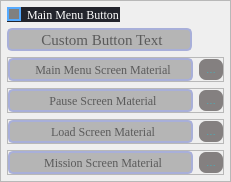
      <widget class="QFrame" name="frame_3">
       <property name="geometry">
        <rect>
         <x>10</x>
         <y>100</y>
         <width>231</width>
         <height>181</height>
        </rect>
       </property>
       <property name="sizePolicy">
        <sizepolicy hsizetype="Fixed" vsizetype="Fixed">
         <horstretch>0</horstretch>
         <verstretch>0</verstretch>
        </sizepolicy>
       </property>
       <property name="layoutDirection">
        <enum>Qt::LeftToRight</enum>
       </property>
       <property name="styleSheet">
        <string notr="true">#frame_3{
	border: 2px solid rgb(168, 175, 217);
	border-radius: 15px;
	color: #fff;
	background-color: rgb(34,36,44);
	font-family: Georgia;
}</string>
       </property>
       <property name="frameShape">
        <enum>QFrame::StyledPanel</enum>
       </property>
       <property name="frameShadow">
        <enum>QFrame::Raised</enum>
       </property>
       <layout class="QVBoxLayout" name="verticalLayout_3">
        <property name="leftMargin">
         <number>6</number>
        </property>
        <property name="topMargin">
         <number>6</number>
        </property>
        <property name="rightMargin">
         <number>6</number>
        </property>
        <property name="bottomMargin">
         <number>6</number>
        </property>
        <item alignment="Qt::AlignLeft">
         <widget class="QCheckBox" name="mainMenuBtnCheckBox">
          <property name="enabled">
           <bool>true</bool>
          </property>
          <property name="sizePolicy">
           <sizepolicy hsizetype="Fixed" vsizetype="Fixed">
            <horstretch>0</horstretch>
            <verstretch>0</verstretch>
           </sizepolicy>
          </property>
          <property name="toolTip">
           <string>&lt;html&gt;&lt;head/&gt;&lt;body&gt;&lt;p&gt;Toggle to open the Custom Button text box.&lt;/p&gt;&lt;/body&gt;&lt;/html&gt;</string>
          </property>
          <property name="layoutDirection">
           <enum>Qt::LeftToRight</enum>
          </property>
          <property name="styleSheet">
           <string notr="true">QCheckBox{
	color: #fff;
	background-color: rgb(34,36,44);
	font-family: Georgia;
}

QCheckBox:hover{
}

QCheckBox:focus{
}

QCheckBox::indicator {
    width: 10px;
    height: 10px;
}

QCheckBox::indicator:checked {
    background-color: #03e3fc;
    border: 2px solid white;
}

QCheckBox::indicator:unchecked {
	border: 2px solid rgb(85,170,255);
    background-color: grey;
    
}</string>
          </property>
          <property name="text">
           <string>Main Menu Button</string>
          </property>
         </widget>
        </item>
        <item alignment="Qt::AlignLeft">
         <widget class="QLineEdit" name="custBtnNameTextBox">
          <property name="enabled">
           <bool>true</bool>
          </property>
          <property name="sizePolicy">
           <sizepolicy hsizetype="Fixed" vsizetype="Fixed">
            <horstretch>0</horstretch>
            <verstretch>0</verstretch>
           </sizepolicy>
          </property>
          <property name="minimumSize">
           <size>
            <width>185</width>
            <height>23</height>
           </size>
          </property>
          <property name="maximumSize">
           <size>
            <width>16777215</width>
            <height>23</height>
           </size>
          </property>
          <property name="font">
           <font>
            <family>Georgia</family>
            <pointsize>11</pointsize>
            <strikeout>false</strikeout>
           </font>
          </property>
          <property name="acceptDrops">
           <bool>false</bool>
          </property>
          <property name="toolTip">
           <string>&lt;html&gt;&lt;head/&gt;&lt;body&gt;&lt;p&gt;&lt;span style=&quot; font-size:8pt;&quot;&gt;Note: Enter a cool &amp;quot;start map&amp;quot; button name.&lt;/span&gt;&lt;/p&gt;&lt;p&gt;&lt;span style=&quot; font-size:8pt;&quot;&gt;e.g &amp;quot;Witness Hell!&amp;quot;&lt;/span&gt;&lt;/p&gt;&lt;/body&gt;&lt;/html&gt;</string>
          </property>
          <property name="styleSheet">
           <string notr="true">#custBtnNameTextBox{
	color: black;
	background-color: #b5b5b5;
	border: 2px solid rgb(168, 175, 217);
	border-radius: 5px;
	padding-left: 5px;
	font-family: Georgia;
}

#mapnameTextBox_4:focus{
}</string>
          </property>
          <property name="text">
           <string/>
          </property>
          <property name="maxLength">
           <number>250</number>
          </property>
          <property name="alignment">
           <set>Qt::AlignCenter</set>
          </property>
          <property name="placeholderText">
           <string>Custom Button Text</string>
          </property>
          <property name="clearButtonEnabled">
           <bool>true</bool>
          </property>
         </widget>
        </item>
        <item alignment="Qt::AlignLeft">
         <widget class="QFrame" name="frame_4">
          <property name="sizePolicy">
           <sizepolicy hsizetype="Fixed" vsizetype="Fixed">
            <horstretch>0</horstretch>
            <verstretch>0</verstretch>
           </sizepolicy>
          </property>
          <property name="frameShape">
           <enum>QFrame::StyledPanel</enum>
          </property>
          <property name="frameShadow">
           <enum>QFrame::Raised</enum>
          </property>
          <layout class="QHBoxLayout" name="horizontalLayout_3">
           <property name="spacing">
            <number>6</number>
           </property>
           <property name="leftMargin">
            <number>0</number>
           </property>
           <property name="topMargin">
            <number>0</number>
           </property>
           <property name="rightMargin">
            <number>0</number>
           </property>
           <property name="bottomMargin">
            <number>0</number>
           </property>
           <item>
            <widget class="QLineEdit" name="mainMenuMaterial">
             <property name="enabled">
              <bool>true</bool>
             </property>
             <property name="sizePolicy">
              <sizepolicy hsizetype="Fixed" vsizetype="Fixed">
               <horstretch>0</horstretch>
               <verstretch>0</verstretch>
              </sizepolicy>
             </property>
             <property name="minimumSize">
              <size>
               <width>185</width>
               <height>23</height>
              </size>
             </property>
             <property name="maximumSize">
              <size>
               <width>185</width>
               <height>23</height>
              </size>
             </property>
             <property name="font">
              <font>
               <family>Georgia</family>
               <pointsize>9</pointsize>
               <strikeout>false</strikeout>
              </font>
             </property>
             <property name="toolTip">
              <string>&lt;html&gt;&lt;head/&gt;&lt;body&gt;&lt;p&gt;&lt;span style=&quot; font-size:8pt;&quot;&gt;Note: Requires the full material file path.&lt;/span&gt;&lt;/p&gt;&lt;p&gt;&lt;img src=&quot;:/images/images/mainMenuScreen.png&quot;/&gt;&lt;/p&gt;&lt;p&gt;&lt;span style=&quot; font-size:8pt;&quot;&gt;#####################################################&lt;/span&gt;&lt;/p&gt;&lt;p&gt;&lt;span style=&quot; font-size:8pt;&quot;&gt;Main Menu Screen only requires:&lt;/span&gt;&lt;/p&gt;&lt;p&gt;&lt;span style=&quot; font-size:8pt;&quot;&gt;.iwi file to be placed in mods&amp;gt;images folder&lt;/span&gt;&lt;/p&gt;&lt;p&gt;&lt;span style=&quot; font-size:8pt;&quot;&gt;To be placed in mod.csv:&lt;/span&gt;&lt;/p&gt;&lt;p&gt;&lt;span style=&quot; font-size:8pt;&quot;&gt;// Doesnt need to be a specific material name&lt;/span&gt;&lt;/p&gt;&lt;p&gt;&lt;span style=&quot; font-size:8pt;&quot;&gt;// Doesnt need to be precached.&lt;/span&gt;&lt;/p&gt;&lt;p&gt;&lt;span style=&quot; font-size:8pt;&quot;&gt;material,material_name&lt;/span&gt;&lt;/p&gt;&lt;p&gt;&lt;span style=&quot; font-size:8pt;&quot;&gt;// main.menu calls on bg.inc &amp;amp; no edits made to it.&lt;/span&gt;&lt;/p&gt;&lt;p&gt;&lt;span style=&quot; font-size:8pt;&quot;&gt;menufile,ui/main.menu&lt;/span&gt;&lt;/p&gt;&lt;p&gt;&lt;span style=&quot; font-size:8pt;&quot;&gt;// we add #include &amp;quot;ui/blurredbg.inc&amp;quot; to bottom of bg.inc&lt;/span&gt;&lt;/p&gt;&lt;p&gt;&lt;span style=&quot; font-size:8pt;&quot;&gt;menufile,ui/bg.inc&lt;/span&gt;&lt;/p&gt;&lt;p&gt;&lt;span style=&quot; font-size:8pt;&quot;&gt;// bg.inc calls on blurredbg.inc&lt;/span&gt;&lt;/p&gt;&lt;p&gt;&lt;span style=&quot; font-size:8pt;&quot;&gt;menufile,ui/blurredbg.inc&lt;/span&gt;&lt;/p&gt;&lt;p&gt;&lt;span style=&quot; font-size:8pt;&quot;&gt;#####################################################&lt;/span&gt;&lt;/p&gt;&lt;/body&gt;&lt;/html&gt;</string>
             </property>
             <property name="styleSheet">
              <string notr="true">#mainMenuMaterial{
	color: black;
	background-color: #b5b5b5;
	border: 2px solid rgb(168, 175, 217);
	border-radius: 5px;
	padding-left: 5px;
	font-family: Georgia;
}

#mainMenuMaterial:focus{
}</string>
             </property>
             <property name="text">
              <string/>
             </property>
             <property name="maxLength">
              <number>250</number>
             </property>
             <property name="alignment">
              <set>Qt::AlignCenter</set>
             </property>
             <property name="placeholderText">
              <string>Main Menu Screen Material</string>
             </property>
             <property name="clearButtonEnabled">
              <bool>true</bool>
             </property>
            </widget>
           </item>
           <item>
            <widget class="QToolButton" name="toolButton_2">
             <property name="enabled">
              <bool>true</bool>
             </property>
             <property name="minimumSize">
              <size>
               <width>0</width>
               <height>21</height>
              </size>
             </property>
             <property name="maximumSize">
              <size>
               <width>16777215</width>
               <height>21</height>
              </size>
             </property>
             <property name="font">
              <font>
               <strikeout>false</strikeout>
              </font>
             </property>
             <property name="toolTip">
              <string/>
             </property>
             <property name="styleSheet">
              <string notr="true">QToolButton{
	color: #03e3fc;
	background-color: #848080;
	border-radius: 7px;
	padding: 7px;
	width: 7px;
	height: 7px;
}


QToolButton:pressed{
	background: #03e3fc;
}</string>
             </property>
             <property name="text">
              <string>...</string>
             </property>
            </widget>
           </item>
          </layout>
         </widget>
        </item>
        <item>
         <widget class="QFrame" name="frame_6">
          <property name="sizePolicy">
           <sizepolicy hsizetype="Fixed" vsizetype="Fixed">
            <horstretch>0</horstretch>
            <verstretch>0</verstretch>
           </sizepolicy>
          </property>
          <property name="frameShape">
           <enum>QFrame::StyledPanel</enum>
          </property>
          <property name="frameShadow">
           <enum>QFrame::Raised</enum>
          </property>
          <layout class="QHBoxLayout" name="horizontalLayout_5">
           <property name="spacing">
            <number>6</number>
           </property>
           <property name="leftMargin">
            <number>0</number>
           </property>
           <property name="topMargin">
            <number>0</number>
           </property>
           <property name="rightMargin">
            <number>0</number>
           </property>
           <property name="bottomMargin">
            <number>0</number>
           </property>
           <item>
            <widget class="QLineEdit" name="pauseScreenMaterial">
             <property name="enabled">
              <bool>true</bool>
             </property>
             <property name="sizePolicy">
              <sizepolicy hsizetype="Fixed" vsizetype="Fixed">
               <horstretch>0</horstretch>
               <verstretch>0</verstretch>
              </sizepolicy>
             </property>
             <property name="minimumSize">
              <size>
               <width>185</width>
               <height>23</height>
              </size>
             </property>
             <property name="maximumSize">
              <size>
               <width>185</width>
               <height>23</height>
              </size>
             </property>
             <property name="font">
              <font>
               <family>Georgia</family>
               <pointsize>9</pointsize>
               <strikeout>false</strikeout>
              </font>
             </property>
             <property name="toolTip">
              <string>&lt;html&gt;&lt;head/&gt;&lt;body&gt;&lt;p&gt;&lt;span style=&quot; font-size:8pt;&quot;&gt;Note: Requires the full material file path.&lt;br/&gt;&lt;/span&gt;&lt;img src=&quot;:/images/images/pauseScreenImage.png&quot;/&gt;&lt;/p&gt;&lt;p&gt;&lt;span style=&quot; font-size:8pt;&quot;&gt;#####################################################&lt;/span&gt;&lt;/p&gt;&lt;p&gt;&lt;span style=&quot; font-size:8pt;&quot;&gt;Pause Screen only requires:&lt;/span&gt;&lt;/p&gt;&lt;p&gt;&lt;span style=&quot; font-size:8pt;&quot;&gt;Material name to be called: menu_map_mapname&lt;/span&gt;&lt;/p&gt;&lt;p&gt;&lt;span style=&quot; font-size:8pt;&quot;&gt;Doesnt need to be precached.&lt;/span&gt;&lt;/p&gt;&lt;p&gt;&lt;span style=&quot; font-size:8pt;&quot;&gt;.iwi file to be placed in mods&amp;gt;images folder&lt;/span&gt;&lt;/p&gt;&lt;p&gt;&lt;span style=&quot; font-size:8pt;&quot;&gt;To be placed in mod.csv:&lt;/span&gt;&lt;/p&gt;&lt;p&gt;&lt;span style=&quot; font-size:8pt;&quot;&gt;material,menu_map_mapname&lt;/span&gt;&lt;/p&gt;&lt;p&gt;&lt;span style=&quot; font-size:8pt;&quot;&gt;#####################################################&lt;/span&gt;&lt;/p&gt;&lt;/body&gt;&lt;/html&gt;</string>
             </property>
             <property name="toolTipDuration">
              <number>-1</number>
             </property>
             <property name="styleSheet">
              <string notr="true">#pauseScreenMaterial{
	color: black;
	background-color: #b5b5b5;
	border: 2px solid rgb(168, 175, 217);
	border-radius: 5px;
	padding-left: 5px;
	font-family: Georgia;
}

#pauseScreenMaterial:focus{
}</string>
             </property>
             <property name="text">
              <string/>
             </property>
             <property name="maxLength">
              <number>250</number>
             </property>
             <property name="alignment">
              <set>Qt::AlignCenter</set>
             </property>
             <property name="placeholderText">
              <string>Pause Screen Material</string>
             </property>
             <property name="clearButtonEnabled">
              <bool>true</bool>
             </property>
            </widget>
           </item>
           <item>
            <widget class="QToolButton" name="toolButton_3">
             <property name="enabled">
              <bool>true</bool>
             </property>
             <property name="minimumSize">
              <size>
               <width>0</width>
               <height>21</height>
              </size>
             </property>
             <property name="maximumSize">
              <size>
               <width>16777215</width>
               <height>21</height>
              </size>
             </property>
             <property name="font">
              <font>
               <strikeout>false</strikeout>
              </font>
             </property>
             <property name="toolTip">
              <string/>
             </property>
             <property name="styleSheet">
              <string notr="true">QToolButton{
	color: #03e3fc;
	background-color: #848080;
	border-radius: 7px;
	padding: 7px;
	width: 7px;
	height: 7px;
}


QToolButton:pressed{
	background: #03e3fc;
}</string>
             </property>
             <property name="text">
              <string>...</string>
             </property>
            </widget>
           </item>
          </layout>
         </widget>
        </item>
        <item alignment="Qt::AlignLeft">
         <widget class="QFrame" name="frame_5">
          <property name="sizePolicy">
           <sizepolicy hsizetype="Fixed" vsizetype="Fixed">
            <horstretch>0</horstretch>
            <verstretch>0</verstretch>
           </sizepolicy>
          </property>
          <property name="frameShape">
           <enum>QFrame::StyledPanel</enum>
          </property>
          <property name="frameShadow">
           <enum>QFrame::Raised</enum>
          </property>
          <layout class="QHBoxLayout" name="horizontalLayout_4">
           <property name="spacing">
            <number>6</number>
           </property>
           <property name="leftMargin">
            <number>0</number>
           </property>
           <property name="topMargin">
            <number>0</number>
           </property>
           <property name="rightMargin">
            <number>0</number>
           </property>
           <property name="bottomMargin">
            <number>0</number>
           </property>
           <item>
            <widget class="QLineEdit" name="loadScreenImage">
             <property name="enabled">
              <bool>true</bool>
             </property>
             <property name="sizePolicy">
              <sizepolicy hsizetype="Fixed" vsizetype="Fixed">
               <horstretch>0</horstretch>
               <verstretch>0</verstretch>
              </sizepolicy>
             </property>
             <property name="minimumSize">
              <size>
               <width>185</width>
               <height>23</height>
              </size>
             </property>
             <property name="maximumSize">
              <size>
               <width>185</width>
               <height>23</height>
              </size>
             </property>
             <property name="font">
              <font>
               <family>Georgia</family>
               <pointsize>9</pointsize>
               <strikeout>false</strikeout>
              </font>
             </property>
             <property name="toolTip">
              <string>&lt;html&gt;&lt;head/&gt;&lt;body&gt;&lt;p&gt;&lt;span style=&quot; font-size:8pt;&quot;&gt;Note: Requires the full material file path.&lt;/span&gt;&lt;/p&gt;&lt;p&gt;&lt;img src=&quot;:/images/images/loadScreenImage.png&quot;/&gt;&lt;/p&gt;&lt;p&gt;&lt;span style=&quot; font-size:8pt;&quot;&gt;#####################################################&lt;/span&gt;&lt;/p&gt;&lt;p&gt;&lt;span style=&quot; font-size:8pt;&quot;&gt;Load Screen only requires:&lt;/span&gt;&lt;/p&gt;&lt;p&gt;&lt;span style=&quot; font-size:8pt;&quot;&gt;Material name to be called: loadscreen_mapname&lt;/span&gt;&lt;/p&gt;&lt;p&gt;&lt;span style=&quot; font-size:8pt;&quot;&gt;Doesnt need to be precached.&lt;/span&gt;&lt;/p&gt;&lt;p&gt;&lt;span style=&quot; font-size:8pt;&quot;&gt;.iwi file to be placed in mods&amp;gt;images folder&lt;/span&gt;&lt;/p&gt;&lt;p&gt;&lt;span style=&quot; font-size:8pt;&quot;&gt;To be placed in mod.csv:&lt;/span&gt;&lt;/p&gt;&lt;p&gt;&lt;span style=&quot; font-size:8pt;&quot;&gt;material,loadscreen_mapname&lt;/span&gt;&lt;/p&gt;&lt;p&gt;&lt;span style=&quot; font-size:8pt;&quot;&gt;// .map is an empty file&lt;/span&gt;&lt;/p&gt;&lt;p&gt;&lt;span style=&quot; font-size:8pt;&quot;&gt;mapname_load.map in map_source folder&lt;/span&gt;&lt;/p&gt;&lt;p&gt;&lt;span style=&quot; font-size:8pt;&quot;&gt;mapname.csv in mods&amp;gt;mapname&amp;gt;maps folder&lt;/span&gt;&lt;/p&gt;&lt;p&gt;&lt;span style=&quot; font-size:8pt;&quot;&gt;mapname_load.csv in zone_source folder&lt;/span&gt;&lt;/p&gt;&lt;p&gt;&lt;span style=&quot; font-size:8pt;&quot;&gt;mapname.csv content:&lt;/span&gt;&lt;/p&gt;&lt;p&gt;&lt;span style=&quot; font-size:8pt;&quot;&gt;victoryBackdrop,$default&lt;/span&gt;&lt;/p&gt;&lt;p&gt;&lt;span style=&quot; font-size:8pt;&quot;&gt;defeatBackdrop,defeat&lt;/span&gt;&lt;/p&gt;&lt;p&gt;&lt;span style=&quot; font-size:8pt;&quot;&gt;levelBriefing,loadscreen_CHANGE_TO_MAPNAME&lt;/span&gt;&lt;/p&gt;&lt;p&gt;&lt;span style=&quot; font-size:8pt;&quot;&gt;mapname_load.csv content:&lt;/span&gt;&lt;/p&gt;&lt;p&gt;&lt;span style=&quot; font-size:8pt;&quot;&gt;ignore,code_post_gfx&lt;/span&gt;&lt;/p&gt;&lt;p&gt;&lt;span style=&quot; font-size:8pt;&quot;&gt;ignore,common&lt;/span&gt;&lt;/p&gt;&lt;p&gt;&lt;span style=&quot; font-size:8pt;&quot;&gt;ui_map,maps/CHANGE_TO_MAPNAME.csv&lt;/span&gt;&lt;/p&gt;&lt;p&gt;&lt;span style=&quot; font-size:8pt;&quot;&gt;#####################################################&lt;/span&gt;&lt;/p&gt;&lt;/body&gt;&lt;/html&gt;</string>
             </property>
             <property name="styleSheet">
              <string notr="true">#loadScreenImage{
	color: black;
	background-color: #b5b5b5;
	border: 2px solid rgb(168, 175, 217);
	border-radius: 5px;
	padding-left: 5px;
	font-family: Georgia;
}

#loadScreenImage:focus{
}</string>
             </property>
             <property name="text">
              <string/>
             </property>
             <property name="maxLength">
              <number>250</number>
             </property>
             <property name="alignment">
              <set>Qt::AlignCenter</set>
             </property>
             <property name="placeholderText">
              <string>Load Screen Material</string>
             </property>
             <property name="clearButtonEnabled">
              <bool>true</bool>
             </property>
            </widget>
           </item>
           <item>
            <widget class="QToolButton" name="toolButton_4">
             <property name="enabled">
              <bool>true</bool>
             </property>
             <property name="minimumSize">
              <size>
               <width>0</width>
               <height>21</height>
              </size>
             </property>
             <property name="maximumSize">
              <size>
               <width>16777215</width>
               <height>21</height>
              </size>
             </property>
             <property name="font">
              <font>
               <strikeout>false</strikeout>
              </font>
             </property>
             <property name="toolTip">
              <string/>
             </property>
             <property name="styleSheet">
              <string notr="true">QToolButton{
	color: #03e3fc;
	background-color: #848080;
	border-radius: 7px;
	padding: 7px;
	width: 7px;
	height: 7px;
}

QToolButton:pressed{
	background: #03e3fc;
}</string>
             </property>
             <property name="text">
              <string>...</string>
             </property>
            </widget>
           </item>
          </layout>
         </widget>
        </item>
        <item alignment="Qt::AlignLeft">
         <widget class="QFrame" name="frame_10">
          <property name="sizePolicy">
           <sizepolicy hsizetype="Fixed" vsizetype="Fixed">
            <horstretch>0</horstretch>
            <verstretch>0</verstretch>
           </sizepolicy>
          </property>
          <property name="frameShape">
           <enum>QFrame::StyledPanel</enum>
          </property>
          <property name="frameShadow">
           <enum>QFrame::Raised</enum>
          </property>
          <layout class="QHBoxLayout" name="horizontalLayout_8">
           <property name="spacing">
            <number>6</number>
           </property>
           <property name="leftMargin">
            <number>0</number>
           </property>
           <property name="topMargin">
            <number>0</number>
           </property>
           <property name="rightMargin">
            <number>0</number>
           </property>
           <property name="bottomMargin">
            <number>0</number>
           </property>
           <item>
            <widget class="QLineEdit" name="missionScreenImage">
             <property name="enabled">
              <bool>true</bool>
             </property>
             <property name="sizePolicy">
              <sizepolicy hsizetype="Fixed" vsizetype="Fixed">
               <horstretch>0</horstretch>
               <verstretch>0</verstretch>
              </sizepolicy>
             </property>
             <property name="minimumSize">
              <size>
               <width>185</width>
               <height>23</height>
              </size>
             </property>
             <property name="maximumSize">
              <size>
               <width>185</width>
               <height>23</height>
              </size>
             </property>
             <property name="font">
              <font>
               <family>Georgia</family>
               <pointsize>9</pointsize>
               <strikeout>false</strikeout>
              </font>
             </property>
             <property name="toolTip">
              <string>&lt;html&gt;&lt;head/&gt;&lt;body&gt;&lt;p&gt;&lt;span style=&quot; font-size:8pt;&quot;&gt;Note: Requires the full material file path.&lt;/span&gt;&lt;/p&gt;&lt;p&gt;&lt;img src=&quot;:/images/images/missionScreen.png&quot;/&gt;&lt;/p&gt;&lt;p&gt;&lt;span style=&quot; font-size:8pt;&quot;&gt;#####################################################&lt;/span&gt;&lt;/p&gt;&lt;p&gt;&lt;span style=&quot; font-size:8pt;&quot;&gt;Mission Screen only requires:&lt;/span&gt;&lt;/p&gt;&lt;p&gt;&lt;span style=&quot; font-size:8pt;&quot;&gt;Material name to be called: mission_screen_mapname&lt;/span&gt;&lt;/p&gt;&lt;p&gt;&lt;span style=&quot; font-size:8pt;&quot;&gt;Doesnt need to be precached.&lt;/span&gt;&lt;/p&gt;&lt;p&gt;&lt;span style=&quot; font-size:8pt;&quot;&gt;.iwi file to be placed in mods&amp;gt;images folder&lt;/span&gt;&lt;/p&gt;&lt;p&gt;&lt;span style=&quot; font-size:8pt;&quot;&gt;To be placed in mod.csv:&lt;/span&gt;&lt;/p&gt;&lt;p&gt;&lt;span style=&quot; font-size:8pt;&quot;&gt;stringtable,maps/mapsTable.csv&lt;/span&gt;&lt;/p&gt;&lt;p&gt;&lt;span style=&quot; font-size:8pt;&quot;&gt;material,mission_screen_mapname&lt;/span&gt;&lt;/p&gt;&lt;p&gt;&lt;span style=&quot; font-size:8pt;&quot;&gt;mapsTable content:&lt;/span&gt;&lt;/p&gt;&lt;p&gt;&lt;span style=&quot; font-size:8pt;&quot;&gt;# Map Data Table,,,,,,,&lt;/span&gt;&lt;/p&gt;&lt;p&gt;&lt;span style=&quot; font-size:8pt;&quot;&gt;a0,b1,c2,d3,e4,f5,g6,h7,i8,j9&lt;/span&gt;&lt;/p&gt;&lt;p&gt;&lt;span style=&quot; font-size:8pt;&quot;&gt;maxnum_map,20&lt;/span&gt;&lt;/p&gt;&lt;p&gt;&lt;span style=&quot; font-size:8pt;&quot;&gt;#mapname,#allies characters,#axis characters,#mapname,#mapimage,#index,#description,#level order coop,#gametype,#mis_01&lt;/span&gt;&lt;/p&gt;&lt;p&gt;&lt;span style=&quot; font-size:8pt;&quot;&gt;CHANGE_TO_MAPNAME,desert,desert,CHANGE_TO_MAPNAME,mission_screen_CHANGE_TO_MAPNAME,3,MOD_DESC,21,zom,17&lt;/span&gt;&lt;/p&gt;&lt;p&gt;&lt;span style=&quot; font-size:8pt;&quot;&gt;#####################################################&lt;/span&gt;&lt;/p&gt;&lt;/body&gt;&lt;/html&gt;</string>
             </property>
             <property name="styleSheet">
              <string notr="true">#missionScreenImage{
	color: black;
	background-color: #b5b5b5;
	border: 2px solid rgb(168, 175, 217);
	border-radius: 5px;
	padding-left: 5px;
	font-family: Georgia;
}

#missionScreenImage:focus{
}</string>
             </property>
             <property name="text">
              <string/>
             </property>
             <property name="maxLength">
              <number>250</number>
             </property>
             <property name="alignment">
              <set>Qt::AlignCenter</set>
             </property>
             <property name="placeholderText">
              <string>Mission Screen Material</string>
             </property>
             <property name="clearButtonEnabled">
              <bool>true</bool>
             </property>
            </widget>
           </item>
           <item>
            <widget class="QToolButton" name="toolButton_6">
             <property name="enabled">
              <bool>true</bool>
             </property>
             <property name="minimumSize">
              <size>
               <width>0</width>
               <height>21</height>
              </size>
             </property>
             <property name="maximumSize">
              <size>
               <width>16777215</width>
               <height>21</height>
              </size>
             </property>
             <property name="font">
              <font>
               <strikeout>false</strikeout>
              </font>
             </property>
             <property name="toolTip">
              <string/>
             </property>
             <property name="styleSheet">
              <string notr="true">QToolButton{
	color: #03e3fc;
	background-color: #848080;
	border-radius: 7px;
	padding: 7px;
	width: 7px;
	height: 7px;
}


QToolButton:pressed{
	background: #03e3fc;
}</string>
             </property>
             <property name="text">
              <string>...</string>
             </property>
            </widget>
           </item>
          </layout>
         </widget>
        </item>
       </layout>
      </widget>
